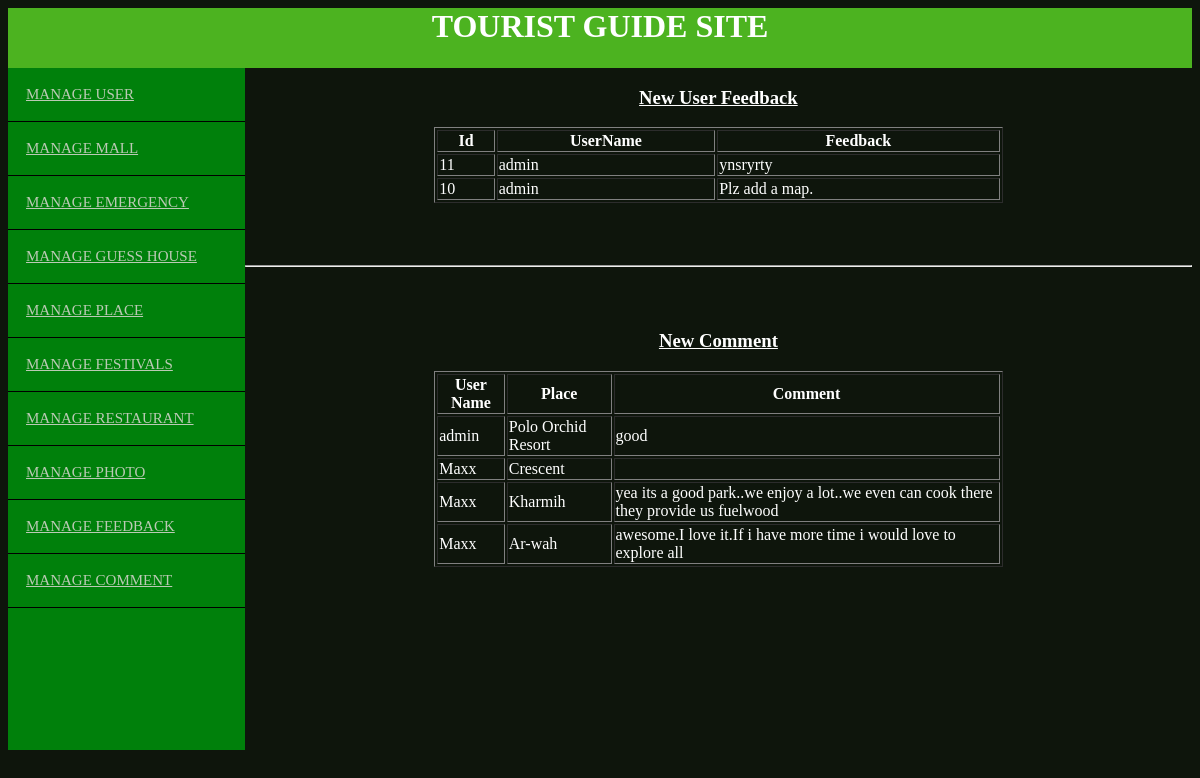
Screenshot of /admin/dashboard.php with the database file from the repository.
### tables this page shows
CREATE TABLE IF NOT EXISTS `feed` (
  `feedb` varchar(500) NOT NULL,
  `id` int(11) NOT NULL AUTO_INCREMENT,
  `uname` varchar(100) NOT NULL,
  PRIMARY KEY (`id`)
);

CREATE TABLE IF NOT EXISTS `comlike` (
  `com` varchar(500) DEFAULT NULL,
  `uname` varchar(100) DEFAULT NULL,
  `li` int(11) DEFAULT NULL,
  `dislike` int(11) DEFAULT NULL,
  `id` int(11) NOT NULL AUTO_INCREMENT,
  `pname` varchar(300) NOT NULL,
  PRIMARY KEY (`id`)
);

### admin/dashboard.php (the view, shortened to what this page needs)
 <?php require "connection.php";
 ?>
<html>
<head><title>index</title>
<div class="head">
<CENTER><h1 style="color:white">TOURIST GUIDE SITE</h1></CENTER>
</div>
</head>
<body>
<div class="main">
<div class="left">
                         <ul>
                                        <li> <a href="usercombine.php">MANAGE USER</a> </li>
                                        <li> <a href="mallcombine.php">MANAGE MALL</a> </li>
                                        <li> <a href="emergencycombine.php">MANAGE EMERGENCY</a> </li>
                                        <li> <a href="guesshousecombine.php">MANAGE GUESS HOUSE</a> </li>
                                        <li > <a href="placecombine.php">MANAGE PLACE</a>    </li>
                                        <li>  <a href="festivalcombine.php">MANAGE FESTIVALS</a>  </li>
                                        <li>   <a href="restaurantcombine.php">MANAGE RESTAURANT</a> </li>
                                        <li>  <a href="photocombine.php">MANAGE PHOTO</a>   </li>
                                        <li>  <a href="viewfeedback.php">MANAGE FEEDBACK</a>   </li>
                                        <li> <a href="managecomment.php">MANAGE COMMENT</a> </li>
                      </ul>
 </div>
 <div class="right">
 <center>
 <h3> <u>New User Feedback</u></h3>
<table border='1'width=60% style="color:white">
<tr>
<th>Id</th>    <th> UserName</th>    <th>Feedback</th>
</tr>
 <?php
 $sql9="select * from feed ORDER by id DESC  limit 4  ";
$result=mysqli_query($conn,$sql9);
if(mysqli_num_rows($result)>0)
{
      while($row = mysqli_fetch_assoc($result))
      {
              echo "<tr>";?>
                <?php
                echo " <td>".$row["id"]."</td>";
                echo "<td>".$row["uname"]."</td>";
                  echo "<td>".$row["feedb"]."</td>";
                ?>
               <?php  echo "</tr>";
      }
   echo "</table>";
}
echo"</center>";
?>
<br><br><br>
<hr>
<br><br>
  <center>
  <h3><u> New Comment</u></h3>
 <table border='1'width=60% style="color:white">
 <tr>
 <th>User Name</th>   <th>Place</th>   <th> Comment</th>
 </tr>
  <?php
  $sql9="select * from comlike ORDER by id DESC  limit 4 ";
 $result9=mysqli_query($conn,$sql9);
 if(mysqli_num_rows($result9)>0)
 {
       while($row = mysqli_fetch_assoc($result9))
       {
               echo "<tr>";?>
                 <?php
                 echo " <td>".$row["uname"]."</td>";
                 echo "<td>".$row["pname"]."</td>";
                 echo "<td>".$row["com"]."</td>";
                 ?>
                <?php  echo "</tr>";
       }
    echo "</table>";
 }
 echo"</center>";
?>
 </div>
 </div>
</body>
</html>

### admin/dashboard.php (style rules this page uses)
ul { margin:0px; padding:0px; list-style:none; font-size:15px; }
a { color:#bbcab5; }
ul li a { padding:18px; border-bottom :1px solid black; display:block; }
body { background-color:#0e150c; }
.head { background:#4cb320; height:60px; }
.left { width:20%; height:100%; background:#00800b; }
.main { height:87%; display:flex; }
.left { flex:1; }
.right { flex:4; color:white; }

### rows the page displays
feed: id "11", uname "admin", feedb "ynsryrty"
feed: id "10", uname "admin", feedb "Plz add a map."
comlike: uname "admin", pname "Polo Orchid Resort", com "good"
comlike: uname "Maxx", pname "Crescent"
comlike: uname "Maxx", pname "Kharmih", com "yea its a good park..we enjoy a lot..we even can cook there they provide us fuelwood"
comlike: uname "Maxx", pname "Ar-wah", com "awesome.I love it.If i have more time i would love to explore all"
